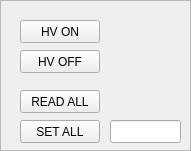
     <widget class="QFrame" name="frame_2">
      <property name="geometry">
       <rect>
        <x>590</x>
        <y>340</y>
        <width>191</width>
        <height>151</height>
       </rect>
      </property>
      <property name="frameShape">
       <enum>QFrame::StyledPanel</enum>
      </property>
      <property name="frameShadow">
       <enum>QFrame::Raised</enum>
      </property>
      <widget class="QLineEdit" name="txt_setAllBias">
       <property name="geometry">
        <rect>
         <x>110</x>
         <y>120</y>
         <width>71</width>
         <height>23</height>
        </rect>
       </property>
      </widget>
      <widget class="QPushButton" name="btn_setAllBias">
       <property name="geometry">
        <rect>
         <x>20</x>
         <y>120</y>
         <width>80</width>
         <height>23</height>
        </rect>
       </property>
       <property name="text">
        <string>SET ALL</string>
       </property>
      </widget>
      <widget class="QPushButton" name="btn_refreshReadback">
       <property name="geometry">
        <rect>
         <x>20</x>
         <y>90</y>
         <width>80</width>
         <height>23</height>
        </rect>
       </property>
       <property name="text">
        <string>READ ALL</string>
       </property>
      </widget>
      <widget class="QPushButton" name="btn_HVON">
       <property name="geometry">
        <rect>
         <x>20</x>
         <y>20</y>
         <width>80</width>
         <height>23</height>
        </rect>
       </property>
       <property name="text">
        <string>HV ON</string>
       </property>
      </widget>
      <widget class="QPushButton" name="btn_HVOFF">
       <property name="geometry">
        <rect>
         <x>20</x>
         <y>50</y>
         <width>80</width>
         <height>23</height>
        </rect>
       </property>
       <property name="text">
        <string>HV OFF</string>
       </property>
      </widget>
     </widget>
